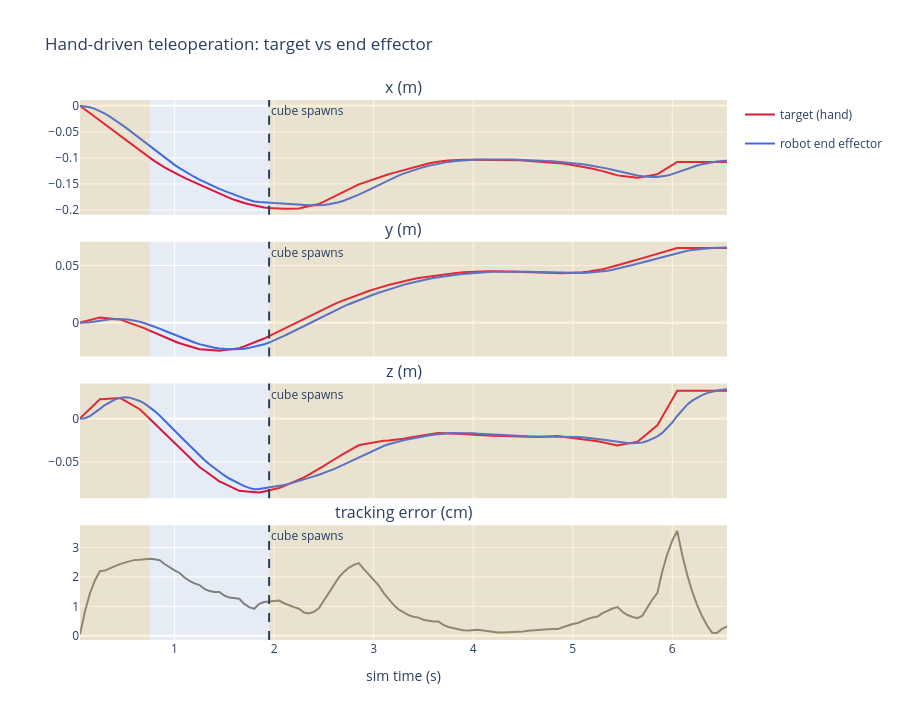

Notebook cell for this chart:
### Code cell
from hurobo.utils.viewer import teleop_tracking_figure

teleop_tracking_figure(trace, "Hand-driven teleoperation: target vs end effector").show()

### Figure 1 — Plotly figure (JSON) as saved in the notebook; plotly's stock layout.template omitted (floating-point values rounded to 4 significant figures; data arrays with more than 128 entries replaced by an {"elided": "..."} marker saying what was removed)
{"data": [{"legendgroup": "t", "line": {"color": "crimson"}, "name": "target (hand)", "showlegend": true, "type": "scatter", "x": {"elided": "131 float values"}, "xaxis": "x", "y": {"elided": "131 float values"}, "yaxis": "y"}, {"legendgroup": "e", "line": {"color": "royalblue"}, "name": "robot end effector", "showlegend": true, "type": "scatter", "x": {"elided": "131 float values"}, "xaxis": "x", "y": {"elided": "131 float values"}, "yaxis": "y"}, {"legendgroup": "t", "line": {"color": "crimson"}, "name": "target (hand)", "showlegend": false, "type": "scatter", "x": {"elided": "131 float values"}, "xaxis": "x2", "y": {"elided": "131 float values"}, "yaxis": "y2"}, {"legendgroup": "e", "line": {"color": "royalblue"}, "name": "robot end effector", "showlegend": false, "type": "scatter", "x": {"elided": "131 float values"}, "xaxis": "x2", "y": {"elided": "131 float values"}, "yaxis": "y2"}, {"legendgroup": "t", "line": {"color": "crimson"}, "name": "target (hand)", "showlegend": false, "type": "scatter", "x": {"elided": "131 float values"}, "xaxis": "x3", "y": {"elided": "131 float values"}, "yaxis": "y3"}, {"legendgroup": "e", "line": {"color": "royalblue"}, "name": "robot end effector", "showlegend": false, "type": "scatter", "x": {"elided": "131 float values"}, "xaxis": "x3", "y": {"elided": "131 float values"}, "yaxis": "y3"}, {"line": {"color": "gray"}, "name": "error", "showlegend": false, "type": "scatter", "x": {"elided": "131 float values"}, "xaxis": "x4", "y": {"elided": "131 float values"}, "yaxis": "y4"}], "layout": {"annotations": [{"font": {"size": 16}, "showarrow": false, "text": "x (m)", "x": 0.5, "xanchor": "center", "xref": "paper", "y": 1.0, "yanchor": "bottom", "yref": "paper"}, {"font": {"size": 16}, "showarrow": false, "text": "y (m)", "x": 0.5, "xanchor": "center", "xref": "paper", "y": 0.7375, "yanchor": "bottom", "yref": "paper"}, {"font": {"size": 16}, "showarrow": false, "text": "z (m)", "x": 0.5, "xanchor": "center", "xref": "paper", "y": 0.475, "yanchor": "bottom", "yref": "paper"}, {"font": {"size": 16}, "showarrow": false, "text": "tracking error (cm)", "x": 0.5, "xanchor": "center", "xref": "paper", "y": 0.2125, "yanchor": "bottom", "yref": "paper"}, {"showarrow": false, "text": "cube spawns", "x": 1.95, "xanchor": "left", "xref": "x", "y": 1, "yanchor": "top", "yref": "y domain"}, {"showarrow": false, "text": "cube spawns", "x": 1.95, "xanchor": "left", "xref": "x2", "y": 1, "yanchor": "top", "yref": "y2 domain"}, {"showarrow": false, "text": "cube spawns", "x": 1.95, "xanchor": "left", "xref": "x3", "y": 1, "yanchor": "top", "yref": "y3 domain"}, {"showarrow": false, "text": "cube spawns", "x": 1.95, "xanchor": "left", "xref": "x4", "y": 1, "yanchor": "top", "yref": "y4 domain"}], "height": 720, "shapes": [{"fillcolor": "orange", "line": {"width": 0}, "opacity": 0.15, "type": "rect", "x0": 0.05, "x1": 0.75, "xref": "x", "y0": 0, "y1": 1, "yref": "y domain"}, {"fillcolor": "orange", "line": {"width": 0}, "opacity": 0.15, "type": "rect", "x0": 0.05, "x1": 0.75, "xref": "x2", "y0": 0, "y1": 1, "yref": "y2 domain"}, {"fillcolor": "orange", "line": {"width": 0}, "opacity": 0.15, "type": "rect", "x0": 0.05, "x1": 0.75, "xref": "x3", "y0": 0, "y1": 1, "yref": "y3 domain"}, {"fillcolor": "orange", "line": {"width": 0}, "opacity": 0.15, "type": "rect", "x0": 0.05, "x1": 0.75, "xref": "x4", "y0": 0, "y1": 1, "yref": "y4 domain"}, {"fillcolor": "orange", "line": {"width": 0}, "opacity": 0.15, "type": "rect", "x0": 1.95, "x1": 6.55, "xref": "x", "y0": 0, "y1": 1, "yref": "y domain"}, {"fillcolor": "orange", "line": {"width": 0}, "opacity": 0.15, "type": "rect", "x0": 1.95, "x1": 6.55, "xref": "x2", "y0": 0, "y1": 1, "yref": "y2 domain"}, {"fillcolor": "orange", "line": {"width": 0}, "opacity": 0.15, "type": "rect", "x0": 1.95, "x1": 6.55, "xref": "x3", "y0": 0, "y1": 1, "yref": "y3 domain"}, {"fillcolor": "orange", "line": {"width": 0}, "opacity": 0.15, "type": "rect", "x0": 1.95, "x1": 6.55, "xref": "x4", "y0": 0, "y1": 1, "yref": "y4 domain"}, {"line": {"dash": "dash"}, "type": "line", "x0": 1.95, "x1": 1.95, "xref": "x", "y0": 0, "y1": 1, "yref": "y domain"}, {"line": {"dash": "dash"}, "type": "line", "x0": 1.95, "x1": 1.95, "xref": "x2", "y0": 0, "y1": 1, "yref": "y2 domain"}, {"line": {"dash": "dash"}, "type": "line", "x0": 1.95, "x1": 1.95, "xref": "x3", "y0": 0, "y1": 1, "yref": "y3 domain"}, {"line": {"dash": "dash"}, "type": "line", "x0": 1.95, "x1": 1.95, "xref": "x4", "y0": 0, "y1": 1, "yref": "y4 domain"}], "title": {"text": "Hand-driven teleoperation: target vs end effector"}, "xaxis": {"anchor": "y", "domain": [0.0, 1.0], "matches": "x4", "showticklabels": false}, "xaxis2": {"anchor": "y2", "domain": [0.0, 1.0], "matches": "x4", "showticklabels": false}, "xaxis3": {"anchor": "y3", "domain": [0.0, 1.0], "matches": "x4", "showticklabels": false}, "xaxis4": {"anchor": "y4", "domain": [0.0, 1.0], "title": {"text": "sim time (s)"}}, "yaxis": {"anchor": "x", "domain": [0.7875, 1.0]}, "yaxis2": {"anchor": "x2", "domain": [0.525, 0.7375]}, "yaxis3": {"anchor": "x3", "domain": [0.2625, 0.475]}, "yaxis4": {"anchor": "x4", "domain": [0.0, 0.2125]}}}
